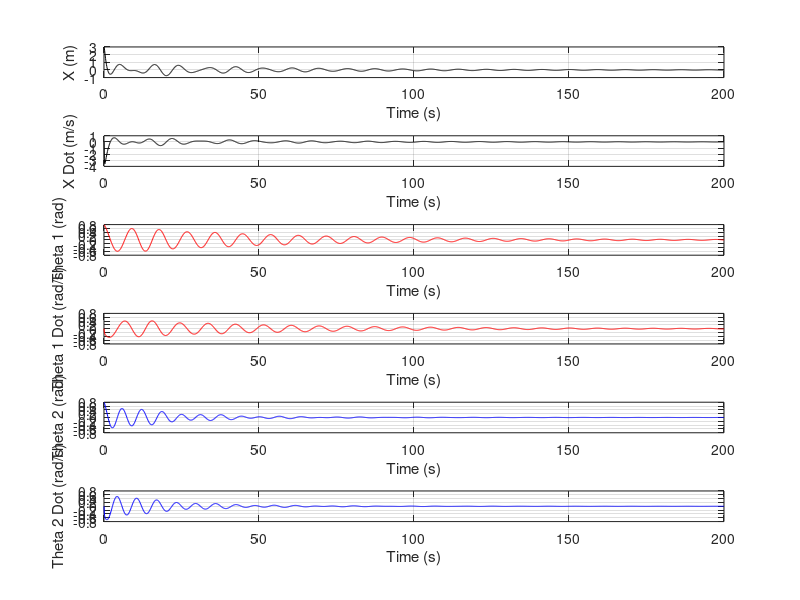
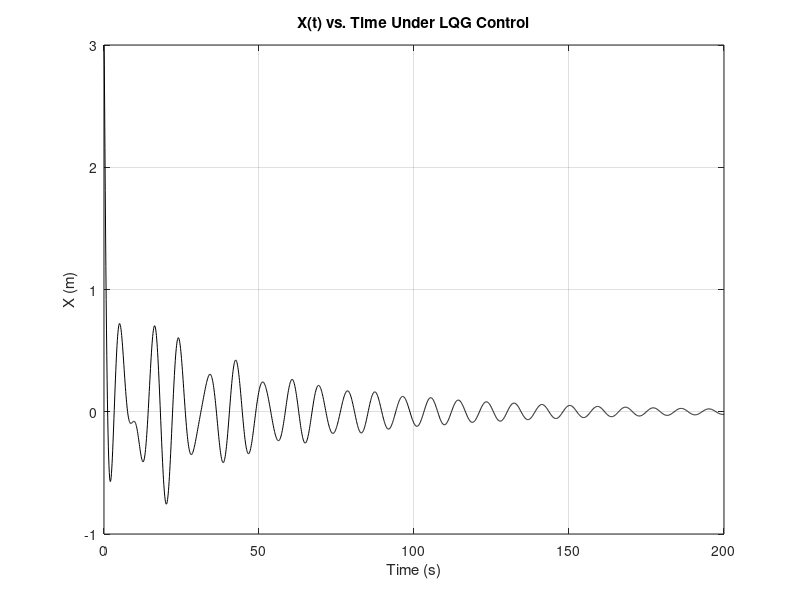

These charts were generated, in order, by the following MATLAB code:
%% Brendan Neal, Adam Lobo, and Hoang Pham
%% ENPM667 Project 2 (Final Project)
%% Part 2 Part G: LQG Controller
clear
clc

%% Design
MM = 1000;
m1 = 100;
m2 = 100;
l1 = 20;
l2 = 10;
g = 9.81;

%A matrix
A_open_loop = [0, 1, 0, 0, 0, 0;
    0, 0, -m1*g/MM, 0, -m2*g/MM, 0;
    0, 0, 0, 1, 0, 0;
    0, 0, -(MM+m1)*g/(MM*l1), 0, -m2*g/(MM*l1), 0;
    0, 0, 0, 0, 0, 1;
    0, 0, -m1*g/(MM*l2), 0, -(MM+m2)*g/(MM*l2), 0];

%B matrix
B_open_loop = [0; 1/MM; 0; 1/(MM*l1); 0; 1/(MM*l2)];

% Smallest Output Vector
C_open_loop = [1,0,0,0,0,0];

% LQR
% Selection of Q and R:
Q = [1000 0 0 0 0 0;
    0 1000 0 0 0 0;
    0 0 1000 0 0 0;
    0 0 0 1000 0 0
    0 0 0 0 1000 0
    0 0 0 0 0 1000];
R = 0.00001; % GOOD R

% Designing LQR Controller:
[K, P, EigenValues] = lqr(A_open_loop, B_open_loop, Q, R);

% Setting up LQR System
LQR_System = ss(A_open_loop,[B_open_loop B_open_loop],C_open_loop,[zeros(1,1) zeros(1,1)]);

% Define covariance of disturbance (ensure gaussian) 
disturbance = 0.01;
% Define covariance of noise (ensure gaussian)
noise = 1;

% Obtaining L from Kalman Filter
[~,L,~] = kalman(LQR_System, disturbance, noise, [], 1, 1);

% Forming Closed Loop System
A_closed_loop = [A_open_loop-B_open_loop*K B_open_loop*K;zeros(size(A_open_loop)) A_open_loop-L*C_open_loop];
B_closed_loop = zeros(12,1);
C_closed_loop = [C_open_loop zeros(size(C_open_loop))];
D = 0;

%Use state space function to set up LQG System
LQG_System = ss(A_closed_loop, B_closed_loop, C_closed_loop, D);

% Setting Simulation Conditions
timevector = 0:0.1:200;
X_0 = [3; 0; pi/4; 0; pi/4; 0; 0; 0; 0; 0; 0; 0];
F = zeros(size(timevector));

% Simulating
[Y,~,X] = lsim(LQG_System,F,timevector, X_0);

%% Plotting
% State Variables
figure()
subplot(6,1,1);
plot(timevector,X(:,1),'k')
ylabel('X (m)')
xlabel('Time (s)')
grid on;

subplot(6,1,2);
plot(timevector,X(:,2),'k')
grid on;
ylabel('X Dot (m/s)')
xlabel('Time (s)')

subplot(6,1,3);
plot(timevector,X(:,3),'r')
grid on;
ylabel('Theta 1 (rad)')
xlabel('Time (s)')

subplot(6,1,4);
plot(timevector,X(:,4),'r')
grid on;
ylabel('Theta 1 Dot (rad/s)')
xlabel('Time (s)')

subplot(6,1,5);
plot(timevector,X(:,5),'b')
grid on;
ylabel('Theta 2 (rad)')
xlabel('Time (s)')

subplot(6,1,6);
plot(timevector,X(:,6),'b')
grid on;
ylabel('Theta 2 Dot (rad/s)')
xlabel('Time (s)')

% Output
figure()
plot(timevector,Y(:,1),'k')
ylabel('X (m)')
xlabel('Time (s)')
title('X(t) vs. Time Under LQG Control')
grid on;


